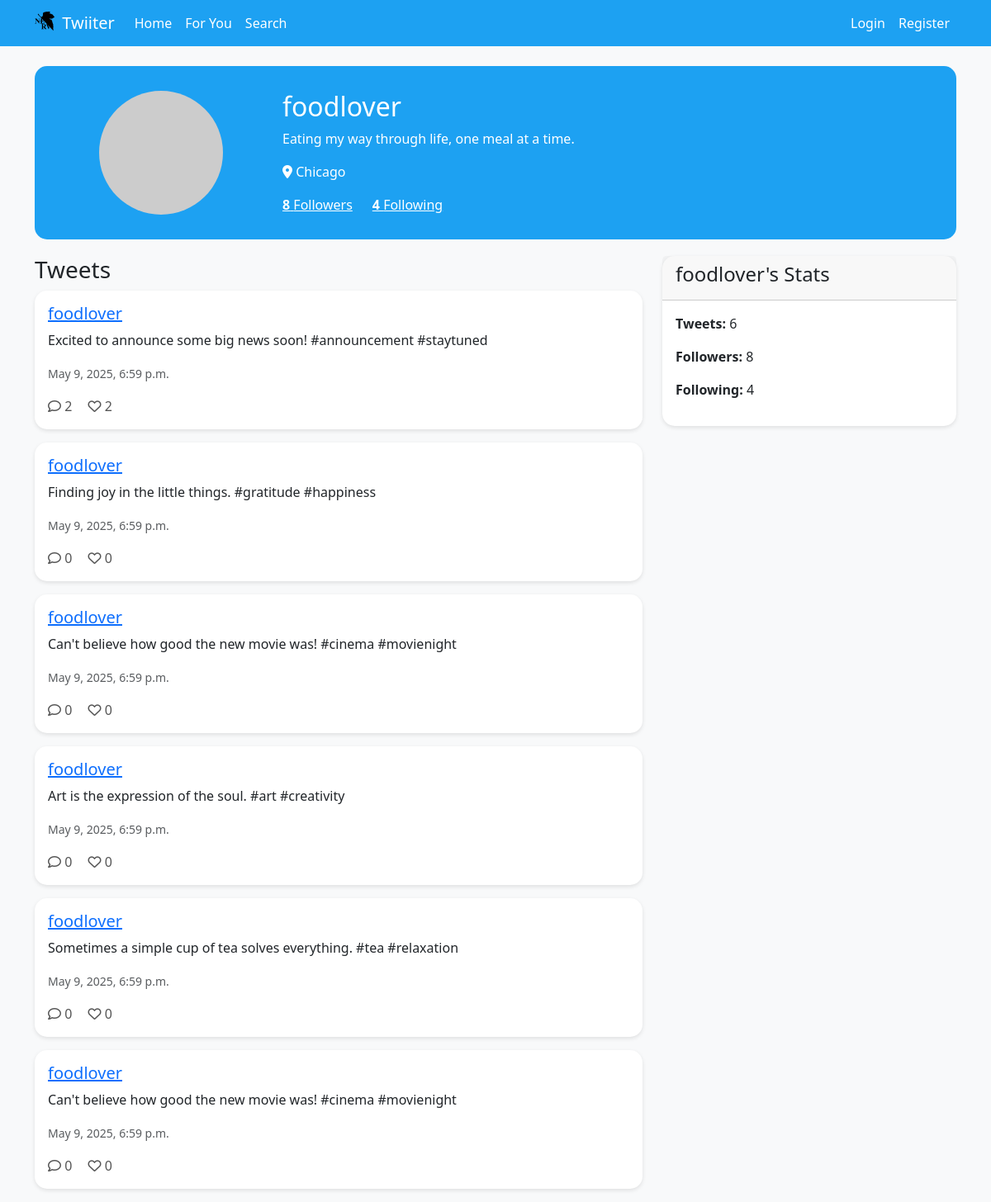
Screenshot of /profile/foodlover/ with the database file from the repository.
### twiiter/models.py (models this page shows, shortened)
class UserProfile(models.Model):
    user = models.OneToOneField(User, on_delete=models.CASCADE, related_name='profile')
    bio = models.TextField(max_length=500, blank=True)
    location = models.CharField(max_length=100, blank=True)
    birth_date = models.DateField(null=True, blank=True)
    profile_picture = models.CharField(max_length=255, blank=True, default='https://via.placeholder.com/150')

class Tweet(models.Model):
    content = models.CharField(max_length=280)
    created_at = models.DateTimeField(auto_now_add=True)
    author = models.ForeignKey(User, on_delete=models.CASCADE, related_name='tweets')
    image_url = models.CharField(max_length=255, blank=True, null=True)
    class Meta:
        ordering = ['-created_at']

### twiiter/views.py (the view)
# urls.py: path('profile/<str:username>/', views.profile, name='profile'),
def profile(request, username):
    user = get_object_or_404(User, username=username)
    tweets = user.tweets.all()
    is_following = False
    if request.user.is_authenticated:
        is_following = Follow.objects.filter(follower=request.user, following=user).exists()
    context = {
        'profile_user': user,
        'tweets': tweets,
        'is_following': is_following,
        'followers_count': user.followers.count(),
        'following_count': user.following.count(),
    }
    return render(request, 'twiiter/profile.html', context)

### twiiter/templates/twiiter/profile.html (shortened to what this page needs)
{% extends 'twiiter/base.html' %}
{% block content %}
<div class="profile-header">
    <div class="row align-items-center">
        <div class="col-md-3 text-center">
            <img src="{{ profile_user.profile.profile_picture }}" class="rounded-circle img-fluid" style="max-width: 150px; max-height: 150px;">
        </div>
        <div class="col-md-9">
            <h2>{{ profile_user.username }}</h2>
            <p>{{ profile_user.profile.bio }}</p>
            <p>
                <i class="fas fa-map-marker-alt"></i> {{ profile_user.profile.location|default:"Location not specified" }}
            </p>
            <div class="d-flex">
                <div class="me-4">
                    <a href="{% url 'twiiter:followers' profile_user.username %}" class="text-white">
                        <strong>{{ followers_count }}</strong> Followers
                    </a>
                </div>
                <div>
                    <a href="{% url 'twiiter:following' profile_user.username %}" class="text-white">
                        <strong>{{ following_count }}</strong> Following
                    </a>
                </div>
            </div>
        </div>
    </div>
</div>
<div class="row">
    <div class="col-md-8">
        <h3>Tweets</h3>
        {% if tweets %}
            {% for tweet in tweets %}
                <div class="card mb-3">
                    <div class="card-body">
                        <a href="{% url 'twiiter:tweet_detail' tweet.id %}" class="tweet-link text-decoration-none text-dark">
                            <h5 class="card-title">
                                <a href="{% url 'twiiter:profile' tweet.author.username %}">
                                    {{ tweet.author.username }}
                                </a>
                            </h5>
                            <p class="card-text">{{ tweet.content }}</p>
                            <small class="text-muted">{{ tweet.created_at }}</small>
                        </a>
                        <div class="tweet-actions mt-3">
                            <a href="{% url 'twiiter:tweet_detail' tweet.id %}">
                                <i class="far fa-comment"></i> {{ tweet.comments.count }}
                            </a>
                            <a href="{% url 'twiiter:like_toggle' tweet.id %}" class="like-button {% if tweet.id in user_liked_tweets %}liked{% endif %}">
                                <i class="{% if tweet.id in user_liked_tweets %}fas{% else %}far{% endif %} fa-heart"></i>
                                <span class="like-count">{{ tweet.likes.count }}</span>
                            </a>
                        </div>
                    </div>
                </div>
            {% endfor %}
        {% else %}
            <p>No tweets yet.</p>
        {% endif %}
    </div>
    <div class="col-md-4">
        <div class="card">
            <div class="card-header">
                <h4>{% if user == profile_user %}Your{% else %}{{ profile_user.username }}'s{% endif %} Stats</h4>
            </div>
            <div class="card-body">
                <p><strong>Tweets:</strong> {{ tweets.count }}</p>
                <p><strong>Followers:</strong> {{ followers_count }}</p>
                <p><strong>Following:</strong> {{ following_count }}</p>
            </div>
        </div>
    </div>
</div>
{% endblock %}

### twiiter/templates/twiiter/base.html (shortened to what this page needs)
{% load static %}
<!DOCTYPE html>
<html lang="en">
<head>
    <link href="https://cdn.jsdelivr.net/npm/bootstrap@5.3.0-alpha1/dist/css/bootstrap.min.css" rel="stylesheet">
    <link rel="stylesheet" href="https://cdnjs.cloudflare.com/ajax/libs/font-awesome/6.0.0-beta3/css/all.min.css">
</head>
<body>
    <nav class="navbar navbar-expand-lg navbar-dark mb-4">
        <div class="container">
            <a class="navbar-brand" href="{% url 'twiiter:home' %}">
                <img src="{% static 'twiiter/imgs/nerv.svg' %}" width="24" height="24" class="d-inline-block align-text-top me-1">
                Twiiter
            </a>
            <div class="collapse navbar-collapse" id="navbarNav">
                <ul class="navbar-nav me-auto">
                    <li class="nav-item">
                        <a class="nav-link" href="{% url 'twiiter:home' %}">Home</a>
                    </li>
                    <li class="nav-item">
                        <a class="nav-link" href="{% url 'twiiter:for_you' %}">For You</a>
                    </li>
                    <li class="nav-item">
                        <a class="nav-link" href="{% url 'twiiter:search' %}">Search</a>
                    </li>
                </ul>
                <ul class="navbar-nav">
                    {% if user.is_authenticated %}
                        <li class="nav-item">
                            <a class="nav-link" href="{% url 'twiiter:profile' user.username %}">Profile</a>
                        </li>
                        <li class="nav-item">
                            <form method="POST" action="{% url 'twiiter:logout' %}" class="d-inline">
                                {% csrf_token %}
                                <button type="submit" class="nav-link btn btn-link">Logout</button>
                            </form>
                        </li>
                    {% else %}
                        <li class="nav-item">
                            <a class="nav-link" href="{% url 'twiiter:login' %}">Login</a>
                        </li>
                        <li class="nav-item">
                            <a class="nav-link" href="{% url 'twiiter:register' %}">Register</a>
                        </li>
                    {% endif %}
                </ul>
            </div>
        </div>
    </nav>
    <div class="container">
        {% block content %}{% endblock %}
    </div>
</body>

### twiiter/templates/twiiter/base.html (style rules this page uses)
body { background-color: #f8f9fa; }
.navbar { background-color: #1DA1F2; }
.navbar-brand, .nav-link { color: white !important; }
.card { margin-bottom: 20px; border-radius: 15px; border: none; box-shadow: 0 2px 5px rgba(0,0,0,0.1); }
.tweet-actions a { color: #555; text-decoration: none; margin-right: 15px; }
.profile-header { background-color: #1DA1F2; color: white; padding: 30px; border-radius: 15px; margin-bottom: 20px; }

### rows the page displays
Tweet: author.username "foodlover", content "Excited to announce some big news soon! #announcement #staytuned", created_at "May 9, 2025, 6:59 p.m.", comments.count "2", likes.count "2"
Tweet: author.username "foodlover", content "Finding joy in the little things. #gratitude #happiness", created_at "May 9, 2025, 6:59 p.m.", comments.count "0", likes.count "0"
Tweet: author.username "foodlover", content "Can't believe how good the new movie was! #cinema #movienight", created_at "May 9, 2025, 6:59 p.m.", comments.count "0", likes.count "0"
Tweet: author.username "foodlover", content "Art is the expression of the soul. #art #creativity", created_at "May 9, 2025, 6:59 p.m.", comments.count "0", likes.count "0"
Tweet: author.username "foodlover", content "Sometimes a simple cup of tea solves everything. #tea #relaxation", created_at "May 9, 2025, 6:59 p.m.", comments.count "0", likes.count "0"
Tweet: author.username "foodlover", content "Can't believe how good the new movie was! #cinema #movienight", created_at "May 9, 2025, 6:59 p.m.", comments.count "0", likes.count "0"

### other values shown
{{ profile_user.username }} "foodlover"
{{ profile_user.profile.bio }} "Eating my way through life, one meal at a time."
{{ profile_user.profile.location|default:"Location not specified" }} "Chicago"
{{ followers_count }} "8"
{{ following_count }} "4"
{{ tweets.count }} "6"
